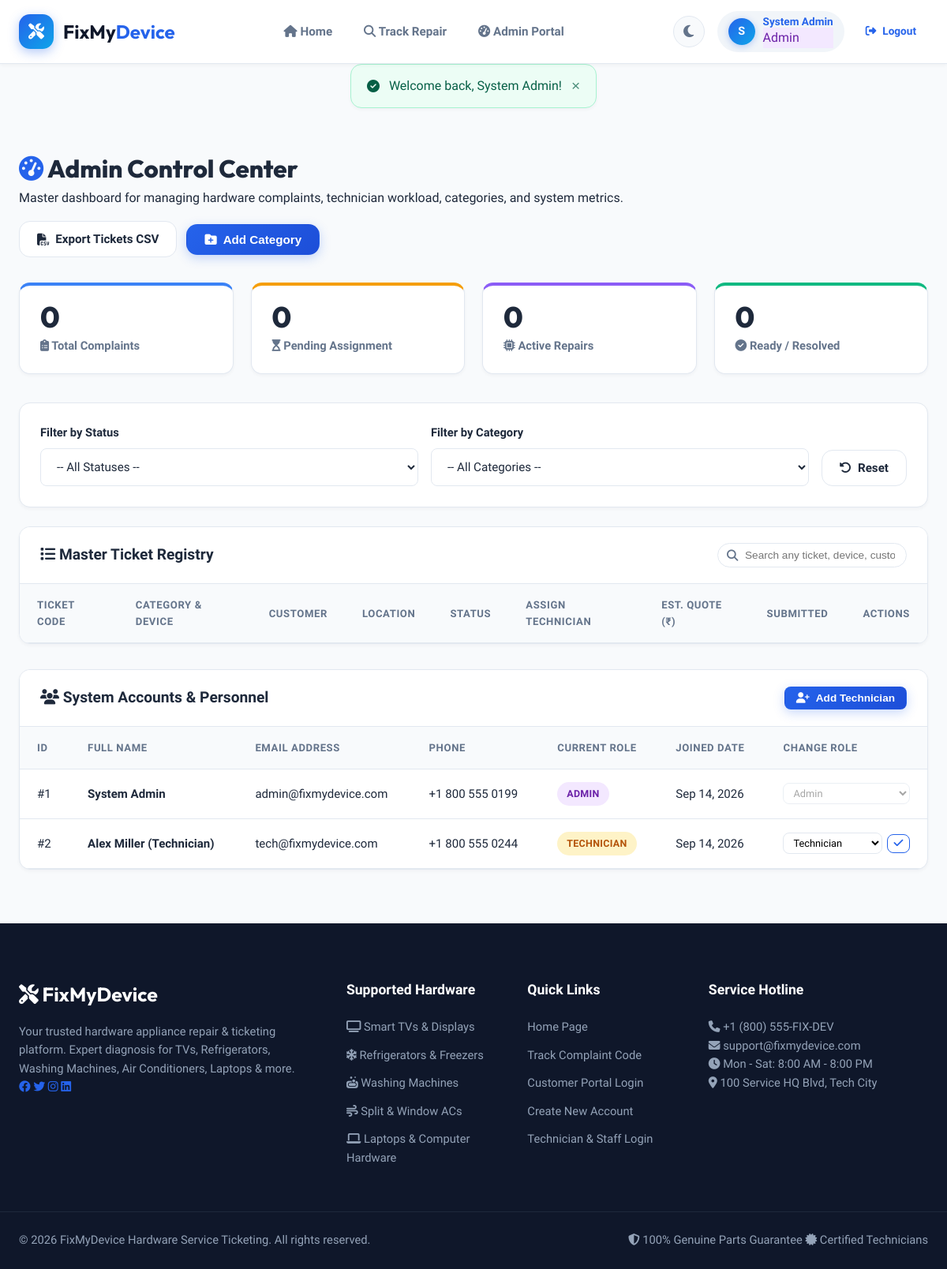
The app's page /index.php?url=admin/dashboard (signed in) with its own data.
### tables this page shows
CREATE TABLE IF NOT EXISTS users (
    id INT AUTO_INCREMENT PRIMARY KEY,
    name VARCHAR(100) NOT NULL,
    email VARCHAR(100) NOT NULL UNIQUE,
    password_hash VARCHAR(255) NOT NULL,
    phone VARCHAR(20),
    address TEXT,
    role ENUM('customer', 'technician', 'admin') DEFAULT 'customer',
    created_at TIMESTAMP DEFAULT CURRENT_TIMESTAMP
);

### app/views/admin/dashboard.php (the view, shortened to what the rows shown need)
<div class="dashboard-wrapper">
    <div class="dashboard-header">
        <div class="dashboard-title">
            <h1><i class="fa-solid fa-gauge-high" style="color:var(--primary)"></i> Admin Control Center</h1>
        </div>
    </div>
    <div class="card" style="margin-bottom:32px;">
        <div class="card-body p-0">
            <div class="table-responsive">
                <table class="table table-hover" id="adminTicketTable">
                    <thead>
                        <tr>
                            <th>Ticket Code</th>
                            <th>Category & Device</th>
                            <th>Customer</th>
                            <th>Location</th>
                            <th>Status</th>
                            <th>Assign Technician</th>
                            <th>Est. Quote (₹)</th>
                            <th>Submitted</th>
                            <th>Actions</th>
                        </tr>
                    </thead>
                </table>
            </div>
        </div>
    </div>
    <div class="card" style="margin-bottom:32px;">
        <div class="card-body p-0">
            <div class="table-responsive">
                <table class="table table-hover align-middle">
                    <thead>
                        <tr>
                            <th>ID</th>
                            <th>Full Name</th>
                            <th>Email Address</th>
                            <th>Phone</th>
                            <th>Current Role</th>
                            <th>Joined Date</th>
                            <th>Change Role</th>
                        </tr>
                    </thead>
                    <tbody>
                        <?php foreach ($users as $u): ?>
                            <tr>
                                <td>#<?= $u['id'] ?></td>
                                <td><strong><?= htmlspecialchars($u['name']) ?></strong></td>
                                <td><?= htmlspecialchars($u['email']) ?></td>
                                <td><?= htmlspecialchars($u['phone'] ?: 'N/A') ?></td>
                                <td><span class="badge badge-role-<?= $u['role'] ?>"><?= ucfirst($u['role']) ?></span></td>
                                <td style="white-space:nowrap"><?= date('M d, Y', strtotime($u['created_at'])) ?></td>
                                <td>
                                    <form action="index.php?url=admin/change_role" method="POST" style="display:flex;gap:6px;align-items:center;margin:0;">
                                        <select name="role" class="form-select" style="padding:4px 8px;font-size:0.8rem;height:auto;min-width:115px;" <?= ($u['id'] === Session::user()['id']) ? 'disabled' : '' ?>>
                                            <option value="technician" <?= $u['role'] === 'technician' ? 'selected' : '' ?>>Technician</option>
                                            <option value="admin" <?= $u['role'] === 'admin' ? 'selected' : '' ?>>Admin</option>
                                        </select>
                                        <?php if ($u['id'] !== Session::user()['id']): ?>
                                            <button type="submit" class="btn btn-sm btn-outline-primary" title="Update Role" style="padding:4px 9px;">
                                                <i class="fa-solid fa-check"></i>
                                            </button>
                                        <?php endif; ?>
                                    </form>
                                </td>
                            </tr>
                        <?php endforeach; ?>
                    </tbody>
                </table>
            </div>
        </div>
    </div>
</div>
<link rel="stylesheet" href="https://unpkg.com/leaflet@1.9.4/dist/leaflet.css" />

### app/views/layouts/navbar.php (shortened to what the rows shown need)
<?php
$isLoggedIn = Session::isLoggedIn();
$user = Session::user();
$role = Session::role();
?>
<header class="app-header">
    <div class="header-container">
        <div class="header-right">
            <div class="auth-actions">
                <?php if ($isLoggedIn): ?>
                    <a href="index.php?url=profile" class="user-pill" title="View Profile & Security">
                        <div class="user-avatar">
                            <?= strtoupper(substr($user['name'], 0, 1)) ?>
                        </div>
                        <div class="user-info">
                            <span class="user-name"><?= htmlspecialchars($user['name']) ?></span>
                            <span class="user-role badge-role-<?= $role ?>"><?= ucfirst($role) ?></span>
                        </div>
                    </a>
                    <a href="index.php?url=logout" class="btn btn-sm btn-outline-danger" title="Sign Out">
                        <i class="fa-solid fa-right-from-bracket"></i> <span class="d-none-sm">Logout</span>
                    </a>
                <?php else: ?>
                    <a href="index.php?url=login" class="btn btn-outline"><i class="fa-solid fa-right-to-bracket"></i> Login</a>
                    <a href="index.php?url=register" class="btn btn-primary"><i class="fa-solid fa-user-plus"></i> Register</a>
                <?php endif; ?>
            </div>
        </div>
    </div>
</header>

### records on screen
users: name "S", name "System Admin", role "Admin", id "1", email "admin@fixmydevice.com", phone "+1 800 555 0199", role "ADMIN", created_at "Sep 14, 2026"
users: id "2", name "Alex Miller (Technician)", email "tech@fixmydevice.com", phone "+1 800 555 0244", role "TECHNICIAN", created_at "Sep 14, 2026", role "Technician"

### other values on screen
$flashSuccess "Welcome back, System Admin!"
$stats['total'] "0"
$stats['pending'] "0"
$stats['in_progress'] "0"
$stats['ready'] + $stats['resolved'] "0"
